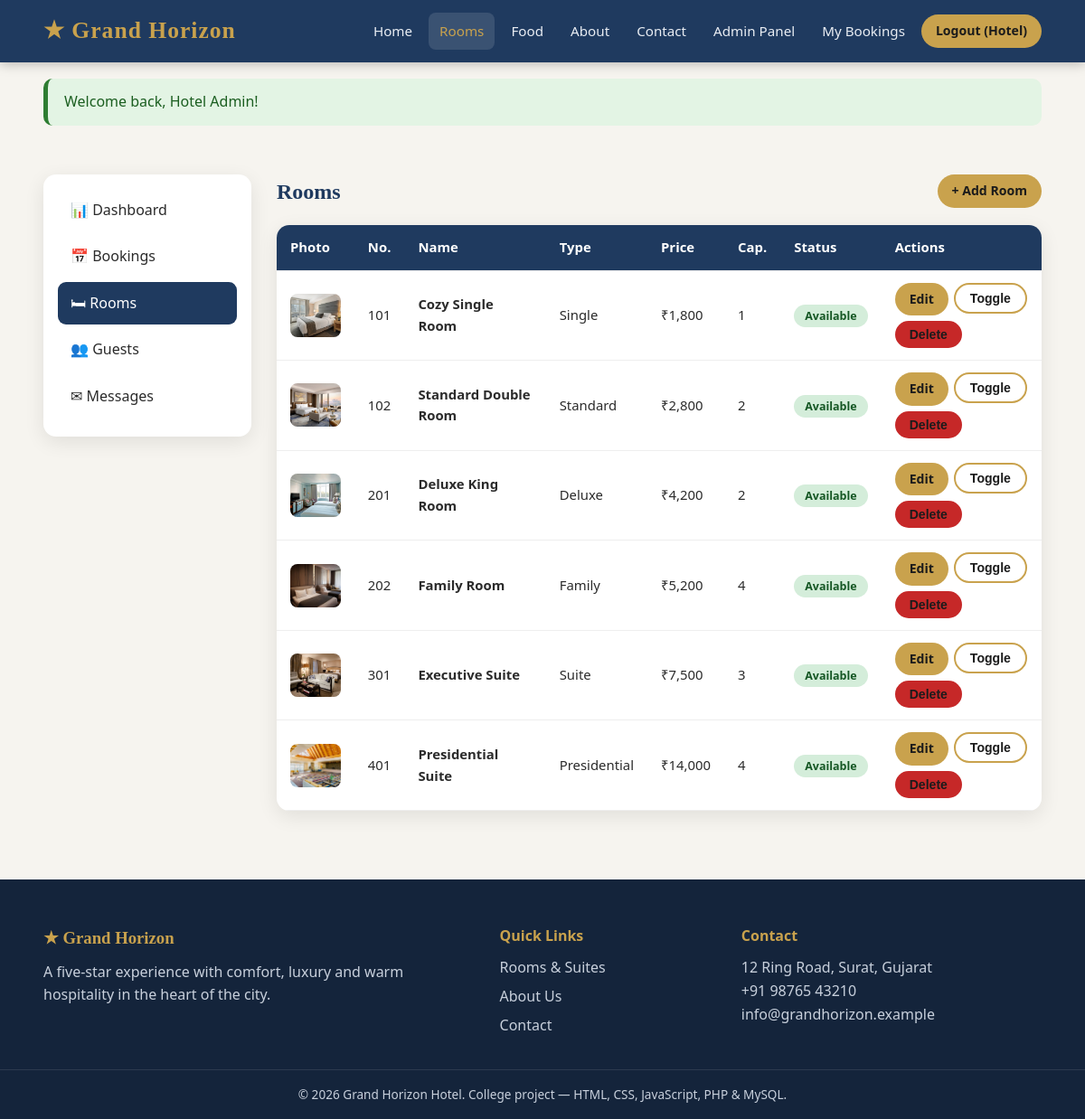
/admin/rooms.php (signed in), run on the app's committed database.
### tables this page shows
CREATE TABLE rooms (
  id INT AUTO_INCREMENT PRIMARY KEY,
  room_number VARCHAR(10) NOT NULL UNIQUE,
  name VARCHAR(100) NOT NULL,
  type VARCHAR(40) NOT NULL,
  price DECIMAL(10,2) NOT NULL,
  capacity INT NOT NULL DEFAULT 2,
  amenities VARCHAR(255) DEFAULT NULL,
  description TEXT,
  image VARCHAR(255) DEFAULT 'standard.jpg',
  status ENUM('available','maintenance') NOT NULL DEFAULT 'available',
  created_at TIMESTAMP DEFAULT CURRENT_TIMESTAMP
);

### admin/rooms.php (the view, shortened to what this page needs)
<?php
require '../includes/header.php';
$rooms = $pdo->query("SELECT * FROM rooms ORDER BY room_number")->fetchAll();
?>
<div class="container admin-wrap">
  <?php include '_sidebar.php'; ?>
  <div>
    <div style="display:flex;justify-content:space-between;align-items:center;margin-bottom:18px">
      <h2>Rooms</h2><a class="btn btn-small" href="room-form.php">+ Add Room</a>
    </div>
    <div class="table-wrap"><table>
      <tr><th>Photo</th><th>No.</th><th>Name</th><th>Type</th><th>Price</th><th>Cap.</th><th>Status</th><th>Actions</th></tr>
      <?php foreach ($rooms as $r): ?>
      <tr>
        <td><img class="thumb" src="../assets/images/rooms/<?= e($r['image']) ?>" alt=""></td>
        <td><?= e($r['room_number']) ?></td><td><b><?= e($r['name']) ?></b></td><td><?= e($r['type']) ?></td>
        <td><?= money($r['price']) ?></td><td><?= (int)$r['capacity'] ?></td>
        <td><span class="status <?= e($r['status']) ?>"><?= e($r['status']) ?></span></td>
        <td><div class="actions">
          <a class="btn btn-small" href="room-form.php?id=<?= (int)$r['id'] ?>">Edit</a>
          <form method="post"><?= csrfField() ?><input type="hidden" name="id" value="<?= (int)$r['id'] ?>"><input type="hidden" name="action" value="toggle">
            <button class="btn btn-small btn-outline">Toggle</button></form>
          <form method="post"><?= csrfField() ?><input type="hidden" name="id" value="<?= (int)$r['id'] ?>"><input type="hidden" name="action" value="delete">
            <button class="btn btn-small btn-danger" data-confirm="Delete this room permanently?">Delete</button></form>
        </div></td>
      </tr>
      <?php endforeach; ?>
    </table></div>
  </div>
</div>
<?php require '../includes/footer.php'; ?>

### includes/header.php (style rules this page uses)
:root { --primary:#1f3a5f; --accent:#c9a24d; --accent-dark:#a9852f; --bg:#f6f4ef; --text:#2b2b2b; --muted:#6b7280; --white:#fff; --success:#2e7d32; --danger:#c62828; --radius:14px; --shadow:0 6px 22px rgba(0,0,0,.09); }
* { box-sizing:border-box;margin:0;padding:0 }
html { scroll-behavior:smooth }
body { font-family:'Segoe UI',Tahoma,Arial,sans-serif;background:var(--bg);color:var(--text);line-height:1.6 }
img { max-width:100%;display:block }
a { color:inherit;text-decoration:none }
.container { width:min(1150px,92%);margin:auto }
h1,h2,h3 { font-family:Georgia,'Times New Roman',serif;color:var(--primary) }
.btn { display:inline-block;background:var(--accent);color:#1b1b1b;border:0;padding:12px 26px;border-radius:50px;font-weight:600;cursor:pointer;font-size:1rem;transition:.25s }
.btn-small { padding:7px 16px;font-size:.88rem;background:var(--accent);color:#1b1b1b !important }
.btn-outline { background:transparent;border:2px solid var(--accent);color:var(--primary) }
.btn-danger { background:var(--danger);color:#fff }
.table-wrap { overflow-x:auto;background:#fff;border-radius:var(--radius);box-shadow:var(--shadow) }
table { width:100%;border-collapse:collapse;min-width:640px }
th,td { padding:13px 15px;text-align:left;border-bottom:1px solid #eee;font-size:.93rem }
th { background:var(--primary);color:#fff;font-weight:600 }
.status { padding:4px 12px;border-radius:50px;font-size:.78rem;font-weight:700;text-transform:capitalize;white-space:nowrap }
.status.confirmed,.status.available { background:#d4edda;color:#155724 }
.actions { display:flex;gap:6px;flex-wrap:wrap }
.actions form { display:inline }
.admin-wrap { display:grid;grid-template-columns:230px 1fr;gap:28px;padding:36px 0 }
.thumb { width:70px;height:48px;object-fit:cover;border-radius:8px }

### admin/rooms.php (style rules this page uses)
:root { --primary:#1f3a5f; --accent:#c9a24d; --accent-dark:#a9852f; --bg:#f6f4ef; --text:#2b2b2b; --muted:#6b7280; --white:#fff; --success:#2e7d32; --danger:#c62828; --radius:14px; --shadow:0 6px 22px rgba(0,0,0,.09); }
* { box-sizing:border-box;margin:0;padding:0 }
html { scroll-behavior:smooth }
body { font-family:'Segoe UI',Tahoma,Arial,sans-serif;background:var(--bg);color:var(--text);line-height:1.6 }
img { max-width:100%;display:block }
a { color:inherit;text-decoration:none }
.container { width:min(1150px,92%);margin:auto }
h1,h2,h3 { font-family:Georgia,'Times New Roman',serif;color:var(--primary) }
.btn { display:inline-block;background:var(--accent);color:#1b1b1b;border:0;padding:12px 26px;border-radius:50px;font-weight:600;cursor:pointer;font-size:1rem;transition:.25s }
.btn-small { padding:7px 16px;font-size:.88rem;background:var(--accent);color:#1b1b1b !important }
.btn-outline { background:transparent;border:2px solid var(--accent);color:var(--primary) }
.btn-danger { background:var(--danger);color:#fff }
.table-wrap { overflow-x:auto;background:#fff;border-radius:var(--radius);box-shadow:var(--shadow) }
table { width:100%;border-collapse:collapse;min-width:640px }
th,td { padding:13px 15px;text-align:left;border-bottom:1px solid #eee;font-size:.93rem }
th { background:var(--primary);color:#fff;font-weight:600 }
.status { padding:4px 12px;border-radius:50px;font-size:.78rem;font-weight:700;text-transform:capitalize;white-space:nowrap }
.status.confirmed,.status.available { background:#d4edda;color:#155724 }
.actions { display:flex;gap:6px;flex-wrap:wrap }
.actions form { display:inline }
.admin-wrap { display:grid;grid-template-columns:230px 1fr;gap:28px;padding:36px 0 }
.thumb { width:70px;height:48px;object-fit:cover;border-radius:8px }

### data on the page
rooms: image (picture), room_number "101", name "Cozy Single Room", type "Single", price "₹1,800", capacity "1", status "Available"
rooms: image (picture), room_number "102", name "Standard Double Room", type "Standard", price "₹2,800", capacity "2", status "Available"
rooms: image (picture), room_number "201", name "Deluxe King Room", type "Deluxe", price "₹4,200", capacity "2", status "Available"
rooms: image (picture), room_number "202", name "Family Room", type "Family", price "₹5,200", capacity "4", status "Available"
rooms: image (picture), room_number "301", name "Executive Suite", type "Suite", price "₹7,500", capacity "3", status "Available"
rooms: image (picture), room_number "401", name "Presidential Suite", type "Presidential", price "₹14,000", capacity "4", status "Available"

### other printed values
SITE_NAME "Grand Horizon"
explode(' ', $_SESSION['name'])[0] "Hotel"
$f['msg'] "Welcome back, Hotel Admin!"
